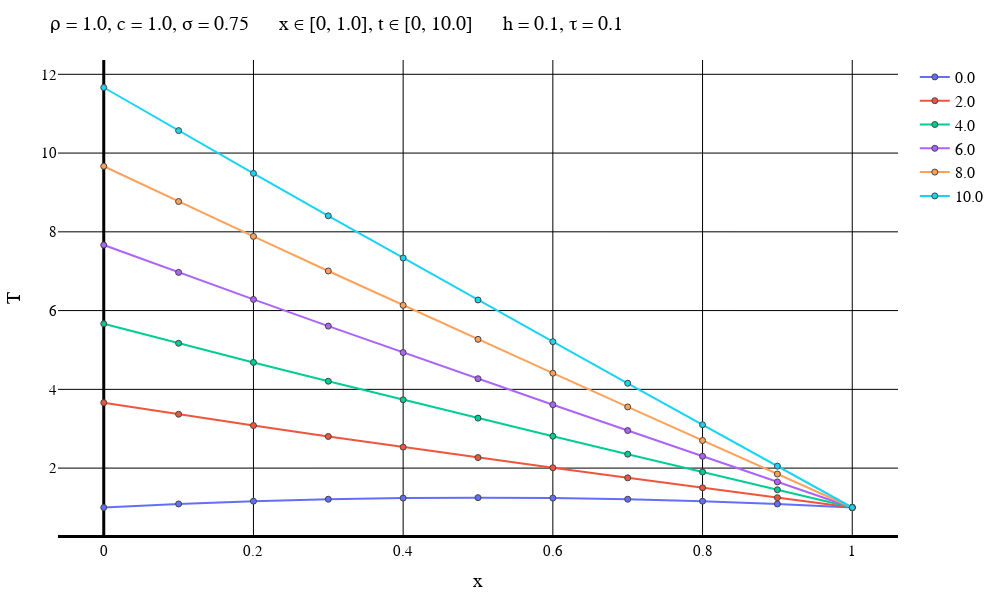

Source (notebook cell):
### Markdown cell above
Другой вес

### Code cell
typeOfScheme = "Another"

solutionFile = "D:\\Calc_Methods_2\\Lab2\\MixedCondsRightT\\$typeOfScheme\\solution$numOfEq.txt"
dataFile = "D:\\Calc_Methods_2\\Lab2\\MixedCondsRightT\\$typeOfScheme\\data$numOfEq.txt"
intervalFile = "D:\\Calc_Methods_2\\Lab2\\MixedCondsRightT\\$typeOfScheme\\interval$numOfEq.txt"

solutionMatrix = readdlm(solutionFile)
dataVec = readdlm(dataFile)
intervalVec = readdlm(intervalFile);

L = dataVec[3]
timeEnd = dataVec[4]
numOfXIntervals = Int(intervalVec[1])
numOfTIntervals = Int(intervalVec[2])
h = L / numOfXIntervals
τ = timeEnd / numOfTIntervals
if default == true
    plotStep = trunc(Int, timeEnd / (defaultStepParam * τ))
    numOfPlots = numOfTIntervals + 1    
else
    plotStep = firstSteps
    numOfPlots = firstPlots
end
println("Шаг графика: $plotStep")
println("Время последнего графика: $((numOfPlots - 1)*τ)")
makePlot(numOfPlots, plotStep, solutionMatrix, dataVec, intervalVec)

### Figure 1 — Plotly figure (JSON) as saved in the notebook; plotly's stock layout.template omitted (floating-point values rounded to 4 significant figures)
{"data": [{"line": {"width": 2}, "marker": {"line": {"width": 1}, "showline": true}, "mode": "lines+markers", "name": "0.0", "type": "scatter", "x": [0, 0.1, 0.2, 0.3, 0.4, 0.5, 0.6, 0.7, 0.8, 0.9, 1], "y": [1, 1.09, 1.16, 1.21, 1.24, 1.25, 1.24, 1.21, 1.16, 1.09, 1]}, {"line": {"width": 2}, "marker": {"line": {"width": 1}, "showline": true}, "mode": "lines+markers", "name": "2.0", "type": "scatter", "x": [0, 0.1, 0.2, 0.3, 0.4, 0.5, 0.6, 0.7, 0.8, 0.9, 1], "y": [3.663, 3.368, 3.082, 2.804, 2.533, 2.268, 2.009, 1.753, 1.5, 1.25, 1]}, {"line": {"width": 2}, "marker": {"line": {"width": 1}, "showline": true}, "mode": "lines+markers", "name": "4.0", "type": "scatter", "x": [0, 0.1, 0.2, 0.3, 0.4, 0.5, 0.6, 0.7, 0.8, 0.9, 1], "y": [5.665, 5.17, 4.684, 4.206, 3.735, 3.27, 2.81, 2.354, 1.901, 1.45, 1]}, {"line": {"width": 2}, "marker": {"line": {"width": 1}, "showline": true}, "mode": "lines+markers", "name": "6.0", "type": "scatter", "x": [0, 0.1, 0.2, 0.3, 0.4, 0.5, 0.6, 0.7, 0.8, 0.9, 1], "y": [7.665, 6.97, 6.284, 5.606, 4.935, 4.27, 3.61, 2.954, 2.301, 1.65, 1]}, {"line": {"width": 2}, "marker": {"line": {"width": 1}, "showline": true}, "mode": "lines+markers", "name": "8.0", "type": "scatter", "x": [0, 0.1, 0.2, 0.3, 0.4, 0.5, 0.6, 0.7, 0.8, 0.9, 1], "y": [9.665, 8.77, 7.884, 7.006, 6.135, 5.27, 4.41, 3.554, 2.701, 1.85, 1]}, {"line": {"width": 2}, "marker": {"line": {"width": 1}, "showline": true}, "mode": "lines+markers", "name": "10.0", "type": "scatter", "x": [0, 0.1, 0.2, 0.3, 0.4, 0.5, 0.6, 0.7, 0.8, 0.9, 1], "y": [11.66, 10.57, 9.484, 8.406, 7.335, 6.27, 5.21, 4.154, 3.101, 2.05, 1]}], "layout": {"coloraxis": {"outlinecolor": "black"}, "font": {"color": "black", "family": "Time New Roman"}, "height": 600, "legend": {"font": {"size": 16}}, "margin": {"b": 50, "l": 50, "r": 50, "t": 60}, "paper_bgcolor": "white", "plot_bgcolor": "white", "title": {"autosize": false, "font": {"color": "black", "family": "Times New Roman", "size": 20}, "paper_bgcolor": "red", "text": "ρ = 1.0, c = 1.0, σ = 0.75      x ∈ [0, 1.0], t ∈ [0, 10.0]      h = 0.1, τ = 0.1"}, "width": 1000, "xaxis": {"color": "black", "gridcolor": "black", "gridwidth": 1, "linecolor": "black", "linewidth": 3, "tickfont": {"size": 15}, "title": {"font": {"color": "black", "family": "Times New Roman", "size": 20}, "text": "x"}, "zerolinecolor": "black", "zerolinewidth": 3}, "yaxis": {"exponentformat": "power", "gridcolor": "black", "gridwidth": 1, "tickfont": {"size": 15}, "title": {"font": {"color": "black", "family": "Times New Roman", "size": 20}, "text": "T"}, "zerolinecolor": "black"}}}
